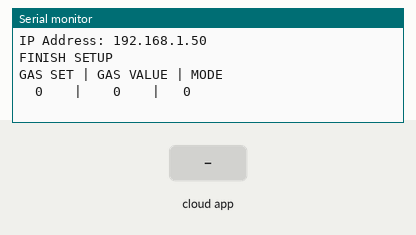
Bench run of a sketch on a simulated ESP8266 (NodeMCU). Parts: the last lines printed to the serial monitor. The inputs (shaded band) are chosen by the test bench. WiFi joins after 1.5 s; servers stay silent unless stated; the Firebase database answers and starts empty.

Above: at 3.1 s.
3.2 s: the phone or cloud app sets gasSet to 1
At 4.5 s:
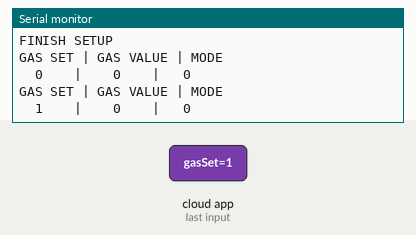
4.7 s: the phone or cloud app sets gasValue to 1
At 6.0 s:
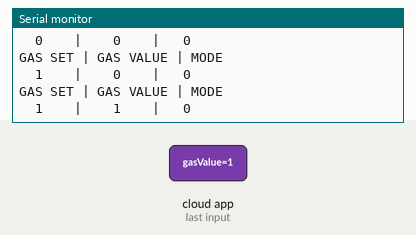
6.2 s: the phone or cloud app sets Mode to 1
At 7.5 s:
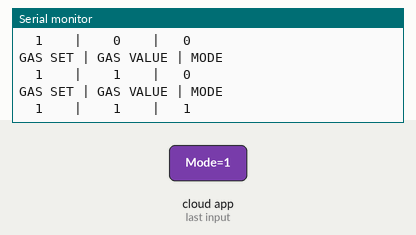
7.7 s: the phone or cloud app sets gasSet to 0
At 8.6 s:
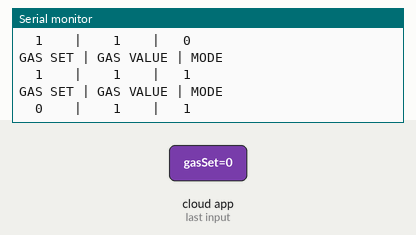
9.2 s: the phone or cloud app sets gasValue to 0
At 10.4 s:
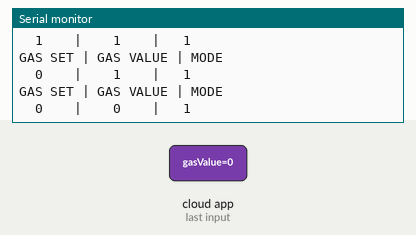

Measured:
- after the input at 3.2 s, the serial monitor: prints a new line after 0.66 s (image 1)
- after the input at 4.7 s, the serial monitor: prints a new line after 0.61 s (image 2)
- after the input at 6.2 s, the serial monitor: prints a new line after 0.56 s (image 3)
- after the input at 7.7 s, the serial monitor: prints a new line after 0.51 s (image 4)
- after the input at 9.2 s, the serial monitor: prints a new line after 0.46 s (image 5)

The sketch:

GasControll-on-firebase.ino
```cpp
#include <ESP8266WiFi.h>
#include <FirebaseESP8266.h>
const char* ssid = "Folk";
const char* password = "12345678";
#define FIREBASE_HOST "gasstation-dd9d4-default-rtdb.firebaseio.com/"  //Change to your Firebase RTDB project ID e.g. Your_Project_ID.firebaseio.com
#define FIREBASE_AUTH "hI0VgHRGnWCMIATX8rn6EvAjMZvj4ZgRmOCcQZqI" //Change to your Firebase RTDB secret password
FirebaseData gasValue;
FirebaseData gasSet;
FirebaseData Mode;
String path = "/Gas/Center";
String ID1 = "gasSet";      //This is this node ID to receive control
String ID2 = "gasValue"; //This is other node ID to control
String ID3 = "Mode";
volatile unsigned long prev;
void setup() {
  Serial.begin(115200);
  WiFi.mode(WIFI_STA);
  WiFi.begin(ssid, password);
  if (WiFi.waitForConnectResult() != WL_CONNECTED) {
    Serial.println("WiFi Failed!");
    return;
  }else{
    Serial.println();
    Serial.print("IP Address: ");
    Serial.println(WiFi.localIP());
  }
  Firebase.begin(FIREBASE_HOST, FIREBASE_AUTH);
  Firebase.reconnectWiFi(true);
  if(!Firebase.beginStream(gasSet, path + "/" + ID1)){
    Serial.println("GAS SET NOT STREAM REASON: "+ gasSet.errorReason());
  }
  if(!Firebase.beginStream(gasValue, path + "/" + ID2)){
    Serial.println("GAS VALUE NOT STREAM REASON: "+ gasValue.errorReason());
  }
  if(!Firebase.beginStream(Mode, path + "/" + ID1)){
    Serial.println("MODE NOT STREAM REASON: "+ Mode.errorReason());
  }
  Serial.println("FINISH SETUP");
}

void loop() {
  if(millis()-prev > 1000){
    setting1();
    setting2();
    prev = millis();
  }
}

void setting1(){
  if(Firebase.getInt(gasSet, path + "/" + ID1) && Firebase.getInt(gasValue, path + "/" + ID2) && Firebase.getInt(Mode, path + "/" + ID3)){
    Serial.printf("GAS SET | GAS VALUE | MODE\n");
    Serial.printf("  %d    |    %d    |   %d \n",gasSet.intData(),gasValue.intData(),Mode.intData());
  }
}

void setting2(){
  /*if(Firebase.getInt(Mode, path + "/" + ID3)){
    Serial.printf("MODE : %d \n",Mode.intData());
  }*/
}
```
